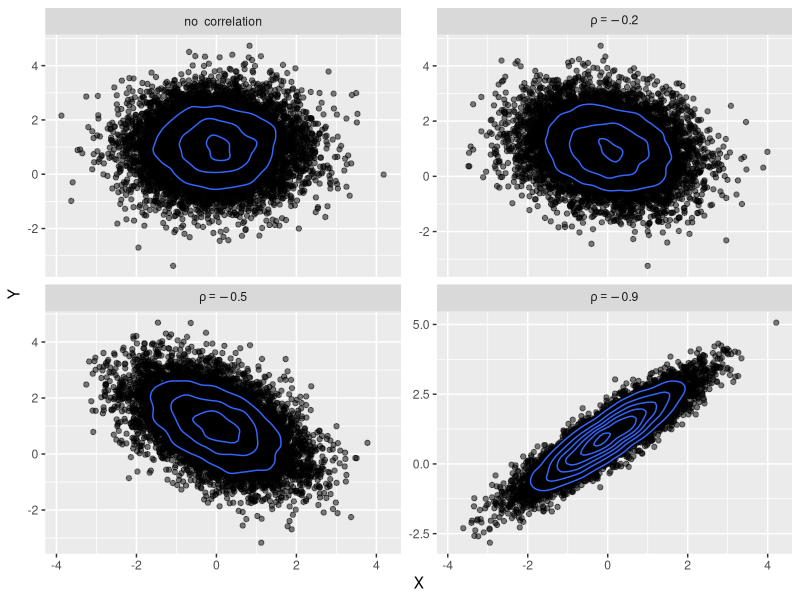

Here is the R script that generated this plot:
## ---- chunk 1
knitr::opts_chunk$set(cache=TRUE, message = FALSE, echo=FALSE)
knitr::opts_chunk$set(fig.align = "center", fig.width = 6, fig.height = 4)
options(knitr.table.format = "html")
options(kableExtra.latex.load_packages = FALSE)

library(tidyverse)
library(kableExtra)

add_theme <- function()
  theme_bw()+
  theme(
    axis.text = element_text(family="Helvetica", face = "bold", size = 10),
    axis.title = element_text(family="Helvetica", face = "bold", size = 12),
    strip.text = element_text(family="Helvetica", face = "bold", size = 12),
    title = element_text(family="Helvetica", face = "bold", size = 14),
    legend.position = "bottom",
    legend.text = element_text(family="Helvetica", face = "bold", size = 12)
  )
## ---- chunk 2
tribble(
  ~"X/Y",	~"0",	~"1",	~"2",	~"3",
  0,	0.840,	0.030,	0.020,	0.010,
  1,	0.060,	0.010,	0.008,	0.002,
  2, 	0.010,	0.005,	0.004,	0.001
) %>% 
  kable(format = "latex", booktabs = TRUE, escape = FALSE, 
        align = "r") %>%
  kable_styling(latex_options = "striped") %>% 
  add_header_above(c("$p_{X, Y}(x, y)$" = 5), escape = FALSE)
## ---- chunk 3
tribble(
  ~"X/Y",	~"0",	~"1",	~"2",	~"3",
  0,	0.06,	0.18,	0.24,	0.12,
  1,	0.04,	0.12,	0.16,	0.08
) %>% 
  kable(format = "latex", booktabs = TRUE, escape = FALSE, 
        align = "r") %>%
  kable_styling(latex_options = "striped") %>% 
  add_header_above(c("$p_{X, Y}(x, y)$" = 5), escape = FALSE)
## ---- chunk 4

# marginal pdf for X
fx <- function(x) 1/(1+x)^2

# marginal pdf for Y
fy <- function(y) exp(-y)

# joint pdf for (X, Y)
fxy <- function(x, y) y*exp(-y*(1 + x))

# probability P(X > 2, Y > 2)
# Integrals

Ifx <- integrate(fx, 0, 2)$value
Ify <- integrate(fy, 0, 2)$value
Ifxy <- integrate(
  function(x) map_dbl(x, ~ integrate(function(y) fxy(.x, y), 0, 2)$value),
  0, 2)$value
  
cat(str_glue("The answer is {prob}", prob = 1- (Ifx + Ify - Ifxy)))

## ---- chunk 5
means <- list(c(0, 1), c(0, 1), c(0, 1), c(0, 1))
sigma <- list(matrix(c(1, 0, 0, 1), 2), matrix(c(1, -0.2, -0.2, 1), 2), matrix(c(1, -0.5, -0.5, 1), 2), matrix(c(1, 0.9, 0.9, 1), 2))
label <- list("no~~correlation", "rho == -0.2", "rho == -0.5", "rho == -0.9")
smp <- map2(means, sigma, ~ {
  mvtnorm::rmvnorm(10000, .x, .y) %>% 
  as_tibble() %>% 
  set_names(c("X", "Y")) 
})

df <- map2_df(smp, label, ~ {
    .x %>% 
      add_column(Z = .y)
  })

ggplot(df, aes(x = X, y = Y)) +
  geom_point(alpha = .5) +
  geom_density_2d()+
  facet_wrap(~ Z, labeller = label_parsed, scales = "free_y")
